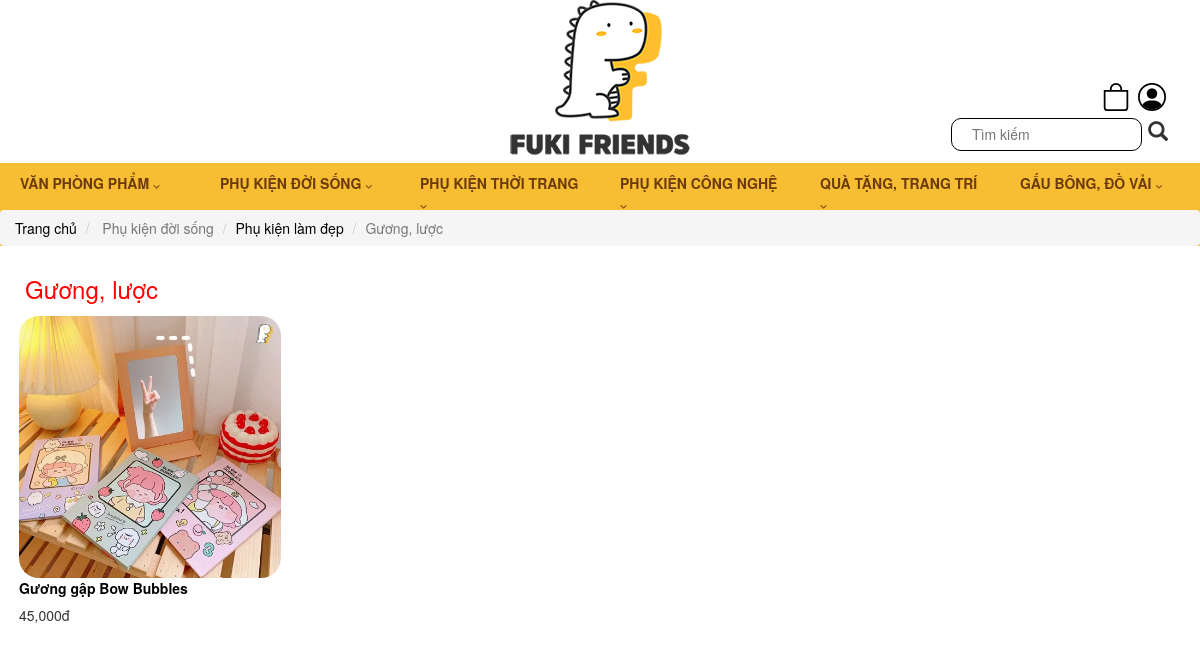
Screenshot of /menu/menutang2.php?maloai=pkld&tenloai=Gương, lược with the database file from the repository.
### tables this page shows
CREATE TABLE IF NOT EXISTS `loai` (
  `maloai` varchar(50) NOT NULL,
  `tenloai` varchar(50) NOT NULL,
  PRIMARY KEY (`maloai`)
);

CREATE TABLE IF NOT EXISTS `sanpham` (
  `masp` varchar(50) NOT NULL,
  `tensp` varchar(50) NOT NULL,
  `giaban` int NOT NULL,
  `mota` text NOT NULL,
  `soluong` tinyint NOT NULL,
  `hinh` varchar(50) NOT NULL,
  `maloai` varchar(50) NOT NULL,
  `dacdiem` json DEFAULT NULL,
  `masukien` varchar(50) DEFAULT NULL,
  `tenloaichitiet` varchar(50) DEFAULT NULL,
  `ngaynhap` datetime NOT NULL,
  PRIMARY KEY (`masp`),
  KEY `maloai` (`maloai`),
  KEY `masukien` (`masukien`),
  KEY `tenloaichitiet` (`tenloaichitiet`)
);

### menu/Loai-pkld.php (called while the page is built, shortened)
<?php
$sql= "select * from loai where maloai='pkld'";
$tam=$conn->query ($sql);
$data = $tam->fetchAll();
?>

### menu/menutang2.php (the view, shortened to what this page needs)
<?php include '../connect.php'; include '../csschung.php';include'../include/top.php';?>
<?php
$maloai= $_GET['maloai'];
$tenloai=$_GET['tenloai'];
	$sql= "select * from loai where maloai='$maloai'";
	$tam=$conn->query ($sql);
	$data = $tam->fetchAll();
	foreach ($data as $val) {
?>
<nav aria-label="breadcrumb">
	<ol class="breadcrumb">
		<li class="breadcrumb-item"><a href="../index.php">Trang chủ</a></li>
		<li class="breadcrumb-item active" aria-current="page">
			<?php
				if($maloai == 'pkld' | $maloai == 'ddvp' |$maloai=='ly' )
				{
					echo "Phụ kiện đời sống";
				}
			?>
		</li>
		<li class="breadcrumb-item "><a href="menutang1.php?maloai=<?php echo $maloai ?>"><?php echo $val['tenloai'] ?></a></li>
		<li class="breadcrumb-item active" aria-current="page"><?php echo $tenloai ?></li>
	</ol>
</nav>
<h3 style="color: red;margin-left: 25px;margin-top: 30px;font-weight: lighter;"><?php echo $tenloai ?></h3>
<?php } ?>
<?php
$sql= "select * from sanpham where tenloaichitiet='$tenloai'";
$tam=$conn->query ($sql);
$data = $tam->fetchAll();
foreach($data as $value)
{
	?>
	<div class="col-md-3"   >
	<div class="thumbnail" >
<?php
$tach1hinh=$value['hinh'];
 $hinh = explode(";", $tach1hinh);
$hinhanh1=$hinh[0];
 ?>
 <a href="../sanpham.php?id=<?php echo $value['masp'] ?>"><img src="../img/<?php echo $hinhanh1 ?>" ></a>
 <a href="../sanpham.php?id=<?php echo $value['masp'] ?>"><?php echo $value['tensp'] ?></a>
 <h5><?php echo number_format($value['giaban'])  ?>đ</h5>
</div>
</div>
<?php
}
?>

### csschung.php (style rules this page uses)
* { margin: 0;padding: 0 }
a { color: #000 }
nav { background: #F7BD33; }
.thumbnail img { max-width: 100%;border-radius: 20px; }
.thumbnail { border: none; }
.thumbnail a { font-weight: bold; }
.col-md-3 { position:static; }

### rows the page displays
loai: tenloai "Phụ kiện làm đẹp"
sanpham: hinh (picture), tensp "Gương gập Bow Bubbles", giaban "45,000"
